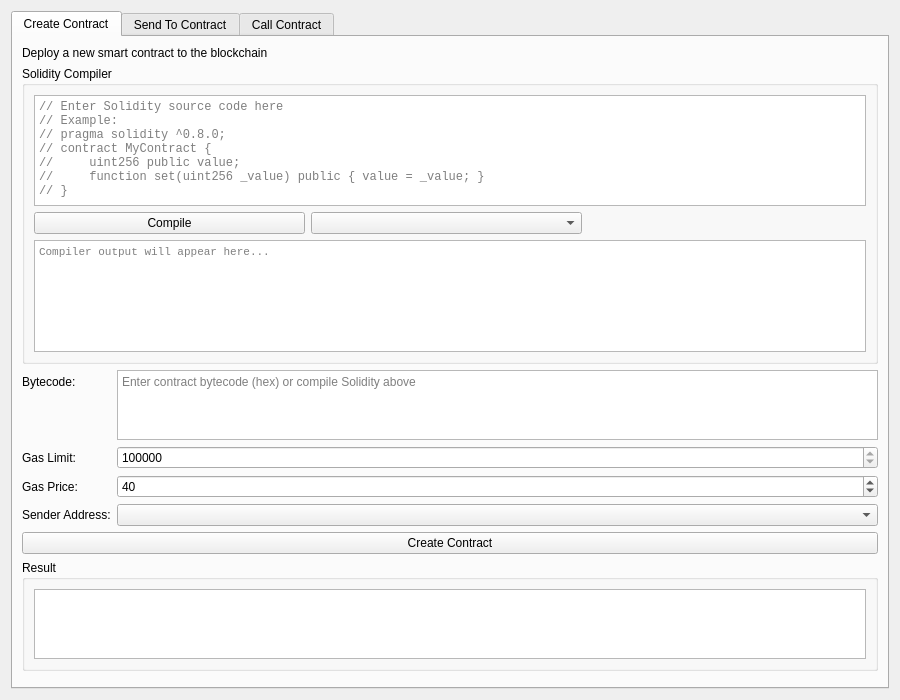
<?xml version="1.0" encoding="UTF-8"?>
<ui version="4.0">
 <class>SmartContractsPage</class>
 <widget class="QWidget" name="SmartContractsPage">
  <property name="geometry">
   <rect>
    <x>0</x>
    <y>0</y>
    <width>900</width>
    <height>700</height>
   </rect>
  </property>
  <property name="windowTitle">
   <string>Smart Contracts</string>
  </property>
  <layout class="QVBoxLayout" name="verticalLayout">
   <item>
    <widget class="QTabWidget" name="tabWidget">
     <property name="currentIndex">
      <number>0</number>
     </property>
     <!-- Create Contract Tab -->
     <widget class="QWidget" name="createTab">
      <attribute name="title">
       <string>Create Contract</string>
      </attribute>
      <layout class="QVBoxLayout" name="createLayout">
       <item>
        <widget class="QLabel" name="createLabel">
         <property name="text">
          <string>Deploy a new smart contract to the blockchain</string>
         </property>
        </widget>
       </item>
       <!-- Solidity Compiler Section -->
       <item>
        <widget class="QGroupBox" name="solidityGroup">
         <property name="title">
          <string>Solidity Compiler</string>
         </property>
         <layout class="QVBoxLayout" name="solidityLayout">
          <item>
           <widget class="QTextEdit" name="solidityEditor">
            <property name="placeholderText">
             <string>// Enter Solidity source code here
// Example:
// pragma solidity ^0.8.0;
// contract MyContract {
//     uint256 public value;
//     function set(uint256 _value) public { value = _value; }
// }</string>
            </property>
            <property name="minimumHeight">
             <number>150</number>
            </property>
            <property name="maximumHeight">
             <number>200</number>
            </property>
            <property name="font">
             <font>
              <family>Monospace</family>
              <pointsize>9</pointsize>
             </font>
            </property>
           </widget>
          </item>
          <item>
           <layout class="QHBoxLayout" name="compileLayout">
            <item>
             <widget class="QPushButton" name="compileButton">
              <property name="text">
               <string>Compile</string>
              </property>
             </widget>
            </item>
            <item>
             <widget class="QComboBox" name="contractSelector">
              <property name="minimumWidth">
               <number>200</number>
              </property>
             </widget>
            </item>
            <item>
             <widget class="QLabel" name="compilerStatusLabel">
              <property name="text">
               <string></string>
              </property>
             </widget>
            </item>
            <item>
             <spacer name="compileSpacer">
              <property name="orientation">
               <enum>Qt::Horizontal</enum>
              </property>
             </spacer>
            </item>
           </layout>
          </item>
          <item>
           <widget class="QTextEdit" name="compilerOutput">
            <property name="readOnly">
             <bool>true</bool>
            </property>
            <property name="placeholderText">
             <string>Compiler output will appear here...</string>
            </property>
            <property name="maximumHeight">
             <number>60</number>
            </property>
            <property name="font">
             <font>
              <family>Monospace</family>
              <pointsize>8</pointsize>
             </font>
            </property>
           </widget>
          </item>
         </layout>
        </widget>
       </item>
       <!-- Bytecode Section -->
       <item>
        <layout class="QFormLayout" name="createFormLayout">
         <item row="0" column="0">
          <widget class="QLabel" name="bytecodeLabel">
           <property name="text">
            <string>Bytecode:</string>
           </property>
          </widget>
         </item>
         <item row="0" column="1">
          <widget class="QTextEdit" name="createBytecodeEdit">
           <property name="placeholderText">
            <string>Enter contract bytecode (hex) or compile Solidity above</string>
           </property>
           <property name="maximumHeight">
            <number>80</number>
           </property>
          </widget>
         </item>
         <item row="1" column="0">
          <widget class="QLabel" name="gasLimitLabel">
           <property name="text">
            <string>Gas Limit:</string>
           </property>
          </widget>
         </item>
         <item row="1" column="1">
          <widget class="QSpinBox" name="createGasLimit">
           <property name="minimum">
            <number>100000</number>
           </property>
           <property name="maximum">
            <number>50000000</number>
           </property>
           <property name="value">
            <number>2500000</number>
           </property>
          </widget>
         </item>
         <item row="2" column="0">
          <widget class="QLabel" name="gasPriceLabel">
           <property name="text">
            <string>Gas Price:</string>
           </property>
          </widget>
         </item>
         <item row="2" column="1">
          <widget class="QSpinBox" name="createGasPrice">
           <property name="minimum">
            <number>1</number>
           </property>
           <property name="maximum">
            <number>10000</number>
           </property>
           <property name="value">
            <number>40</number>
           </property>
          </widget>
         </item>
         <item row="3" column="0">
          <widget class="QLabel" name="senderLabel">
           <property name="text">
            <string>Sender Address:</string>
           </property>
          </widget>
         </item>
         <item row="3" column="1">
          <widget class="QComboBox" name="createSenderAddress">
          </widget>
         </item>
        </layout>
       </item>
       <item>
        <widget class="QPushButton" name="createButton">
         <property name="text">
          <string>Create Contract</string>
         </property>
        </widget>
       </item>
       <item>
        <widget class="QGroupBox" name="createResultGroup">
         <property name="title">
          <string>Result</string>
         </property>
         <layout class="QVBoxLayout" name="createResultLayout">
          <item>
           <widget class="QTextEdit" name="createResultEdit">
            <property name="readOnly">
             <bool>true</bool>
            </property>
            <property name="maximumHeight">
             <number>80</number>
            </property>
           </widget>
          </item>
         </layout>
        </widget>
       </item>
       <item>
        <spacer name="createSpacer">
         <property name="orientation">
          <enum>Qt::Vertical</enum>
         </property>
        </spacer>
       </item>
      </layout>
     </widget>
     <!-- Send To Contract Tab -->
     <widget class="QWidget" name="sendToTab">
      <attribute name="title">
       <string>Send To Contract</string>
      </attribute>
      <layout class="QVBoxLayout" name="sendToLayout">
       <item>
        <widget class="QLabel" name="sendToLabel">
         <property name="text">
          <string>Call a contract function (state-changing)</string>
         </property>
        </widget>
       </item>
       <item>
        <layout class="QFormLayout" name="sendToFormLayout">
         <item row="0" column="0">
          <widget class="QLabel" name="contractAddressLabel">
           <property name="text">
            <string>Contract Address:</string>
           </property>
          </widget>
         </item>
         <item row="0" column="1">
          <widget class="QLineEdit" name="sendToAddress">
           <property name="placeholderText">
            <string>Enter contract address (40 hex characters)</string>
           </property>
          </widget>
         </item>
         <item row="1" column="0">
          <widget class="QLabel" name="dataLabel">
           <property name="text">
            <string>Data (ABI):</string>
           </property>
          </widget>
         </item>
         <item row="1" column="1">
          <widget class="QTextEdit" name="sendToDataEdit">
           <property name="placeholderText">
            <string>Enter function call data (hex)</string>
           </property>
           <property name="maximumHeight">
            <number>80</number>
           </property>
          </widget>
         </item>
         <item row="2" column="0">
          <widget class="QLabel" name="amountLabel">
           <property name="text">
            <string>Amount:</string>
           </property>
          </widget>
         </item>
         <item row="2" column="1">
          <widget class="QDoubleSpinBox" name="sendToAmount">
           <property name="minimum">
            <double>0.000000</double>
           </property>
           <property name="maximum">
            <double>100000000.000000</double>
           </property>
           <property name="decimals">
            <number>8</number>
           </property>
          </widget>
         </item>
         <item row="3" column="0">
          <widget class="QLabel" name="sendGasLimitLabel">
           <property name="text">
            <string>Gas Limit:</string>
           </property>
          </widget>
         </item>
         <item row="3" column="1">
          <widget class="QSpinBox" name="sendToGasLimit">
           <property name="minimum">
            <number>100000</number>
           </property>
           <property name="maximum">
            <number>50000000</number>
           </property>
           <property name="value">
            <number>250000</number>
           </property>
          </widget>
         </item>
         <item row="4" column="0">
          <widget class="QLabel" name="sendGasPriceLabel">
           <property name="text">
            <string>Gas Price:</string>
           </property>
          </widget>
         </item>
         <item row="4" column="1">
          <widget class="QSpinBox" name="sendToGasPrice">
           <property name="minimum">
            <number>1</number>
           </property>
           <property name="maximum">
            <number>10000</number>
           </property>
           <property name="value">
            <number>40</number>
           </property>
          </widget>
         </item>
         <item row="5" column="0">
          <widget class="QLabel" name="sendSenderLabel">
           <property name="text">
            <string>Sender Address:</string>
           </property>
          </widget>
         </item>
         <item row="5" column="1">
          <widget class="QComboBox" name="sendToSenderAddress">
          </widget>
         </item>
        </layout>
       </item>
       <item>
        <widget class="QPushButton" name="sendToButton">
         <property name="text">
          <string>Send To Contract</string>
         </property>
        </widget>
       </item>
       <item>
        <widget class="QGroupBox" name="sendToResultGroup">
         <property name="title">
          <string>Result</string>
         </property>
         <layout class="QVBoxLayout" name="sendToResultLayout">
          <item>
           <widget class="QTextEdit" name="sendToResultEdit">
            <property name="readOnly">
             <bool>true</bool>
            </property>
            <property name="maximumHeight">
             <number>80</number>
            </property>
           </widget>
          </item>
         </layout>
        </widget>
       </item>
       <item>
        <spacer name="sendToSpacer">
         <property name="orientation">
          <enum>Qt::Vertical</enum>
         </property>
        </spacer>
       </item>
      </layout>
     </widget>
     <!-- Call Contract Tab -->
     <widget class="QWidget" name="callTab">
      <attribute name="title">
       <string>Call Contract</string>
      </attribute>
      <layout class="QVBoxLayout" name="callLayout">
       <item>
        <widget class="QLabel" name="callLabel">
         <property name="text">
          <string>Call a contract function (read-only, no transaction)</string>
         </property>
        </widget>
       </item>
       <item>
        <layout class="QFormLayout" name="callFormLayout">
         <item row="0" column="0">
          <widget class="QLabel" name="callAddressLabel">
           <property name="text">
            <string>Contract Address:</string>
           </property>
          </widget>
         </item>
         <item row="0" column="1">
          <widget class="QLineEdit" name="callAddress">
           <property name="placeholderText">
            <string>Enter contract address (40 hex characters)</string>
           </property>
          </widget>
         </item>
         <item row="1" column="0">
          <widget class="QLabel" name="callDataLabel">
           <property name="text">
            <string>Data (ABI):</string>
           </property>
          </widget>
         </item>
         <item row="1" column="1">
          <widget class="QTextEdit" name="callDataEdit">
           <property name="placeholderText">
            <string>Enter function call data (hex) - e.g., 18160ddd for totalSupply()</string>
           </property>
           <property name="maximumHeight">
            <number>80</number>
           </property>
          </widget>
         </item>
        </layout>
       </item>
       <item>
        <widget class="QPushButton" name="callButton">
         <property name="text">
          <string>Call Contract</string>
         </property>
        </widget>
       </item>
       <item>
        <widget class="QGroupBox" name="callResultGroup">
         <property name="title">
          <string>Result</string>
         </property>
         <layout class="QVBoxLayout" name="callResultLayout">
          <item>
           <widget class="QTextEdit" name="callResultEdit">
            <property name="readOnly">
             <bool>true</bool>
            </property>
            <property name="maximumHeight">
             <number>120</number>
            </property>
           </widget>
          </item>
         </layout>
        </widget>
       </item>
       <item>
        <spacer name="callSpacer">
         <property name="orientation">
          <enum>Qt::Vertical</enum>
         </property>
        </spacer>
       </item>
      </layout>
     </widget>
    </widget>
   </item>
  </layout>
 </widget>
 <resources/>
 <connections/>
</ui>
